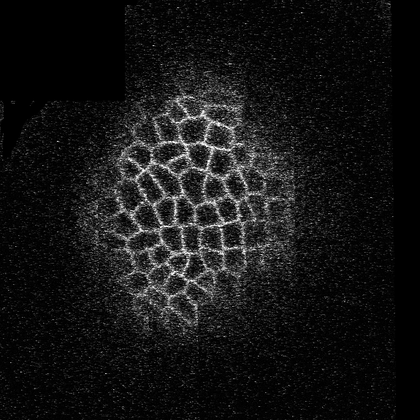
%> input picture modules/PlantcellSegment/test_segment/time1-4,slice1-3.tif, 420 x 420 px, shrunk from 575 x 575 before the run
$ octave --eval "result = watershed_seg(imread('test_segment/time1-4,slice1-3.tif'));"   (GNU Octave 9; MATLAB toolbox functions it lacks are replaced by stand-ins)
%> lines starting %> are read from the running program, lines starting %| are printed output that depends on the picture; in (x1, y1, x2, y2) boxes, pixels count from 0 and x2, y2 are one past the last pixel; in counts of white or black regions, pixels touching at a corner belong together; the program's own positions count from 1
### modules/PlantcellSegment/analyticsGathering.m
function[threshMetrics]= analyticsGathering(input)
% HIT F5 to run this file

%% Read and Normalize the image
% [9 lines of commented-out code are left out]
temp=input;
temp=temp(:,:,1);
im = normalize(temp);
% STEP 2:
% Change the range in which you want to find the threshold. 0.2 to 0.8 is
% decided by research and analysis.
threshRange = [0.02 0.08];
sizeIm = size(im);
Masks = zeros(sizeIm(1),sizeIm(2),1);
threshMetrics=zeros(1,13,4);
% [4 lines of commented-out code are left out]
temp=temp(:,:,1);
    tempIm = normalize(temp);
    gBlurIm = imfilter(tempIm,fspecial('gaussian',[10 10],15));
    count=1;
    for threshold = threshRange(1):0.005:threshRange(2)
        MASK1 = watershed(imhmin(gBlurIm,threshold));
        MASK1 = MASK1==0;
        MASK1 = bwareaopen(MASK1,100);
        MASK1 = double(MASK1);
        [B L] = bwboundaries(MASK1, 'holes');
        [centroid area cellPixelArray] = findCellInfo(B,L);
        centroid=centroid;
        threshMetrics(1,count,:)=[threshold length(area), mean(area), std(area)];
        count=count+1;
    end
% end

%save('threshStudyMetrics', 'threshMetrics');

### modules/PlantcellSegment/normalize.m
function[im] = normalize(im)

if ~strcmp(class(im),'double')
    im = double(im);
end
im = im - min(min(im));
im = im ./  max(max(im));
end

### modules/PlantcellSegment/threshStudy.m
function[thresholdVec]=threshStudy(threshStudyMetrics);
% HIT F5 to run this file
%% Loading the metric - this metric is used to find minimum variance threshold
%load threshStudyMetrics
threshMetrics=threshStudyMetrics;
%%
% set plotTrue = 0 - get only values and no graph
% set plotTrue = 1 - get values as well as graph
numImages = size(threshMetrics,1);
% [16 lines of commented-out code are left out]
l=1;
    b=threshMetrics(l,1:13,4);
    minVar(l)=min(b);
    fVec=find(minVar(l)==b);
    if(length(fVec)>1)
        deltaThresh=mean(fVec)-1;
        thresholdVec(l)=0.02+deltaThresh*0.005;
    else
        thresholdVec(l)=0.02+(fVec-1)*0.005;
    end
% end
%% Print the values
%thresholdVec

### modules/PlantcellSegment/ImProc.m
function[phi]=ImProc(t,input)


%% Read and Normalize the image
extension = '.tif';
imNum=1;
imageToRead = strcat(num2str(imNum),'.tif');
%im = double(imread(imageToRead));
im = double(input);
imageInd = [1 1];
% deltaThresh =
%thresholdVec =[0.0650    0.0725    0.0500    0.0650];
thresholdVec=t;
sizeIm = size(im);
Masks = zeros(sizeIm(1),sizeIm(2),1);
clear BGImages;
for k=imageInd(1):imageInd(2)
    %filename = strcat(num2str(k), extension);
    temp=input;
temp=temp(:,:,1);
    tempIm = normalize(temp);
    BGImages(:,:,k) = tempIm;
    gBlurIm = imfilter(tempIm,fspecial('gaussian',[10 10],15));
    III=imhmin(gBlurIm,thresholdVec);
    [B cellStructureTemp MASK1] = subSegmentation(III);
    numCells(k) = length(B);
    Masks(:,:,k) = MASK1;
    cellStructure(k) = cellStructureTemp;
%     ShowOverlayMask(tempIm,MASK1, k);
    phi(:,:,k) = getPhi(tempIm,MASK1);
%     k
end
% save 'BGImages.mat' BGImages;
% save 'numCells.mat' numCells;
% save 'Masks.mat' Masks;
% save 'cellStructure.mat' cellStructure;
% save 'phi.mat' phi;

### modules/PlantcellSegment/subSegmentation.m
function[B cellStructureTemp MASK1] = subSegmentation(im,k)
    MASK1 = watershed(im);
    MASK1 = MASK1==0;
    MASK1=bwareaopen(MASK1,100);
    MASK1 = double(MASK1);
%     figure, imshow(MASK1);
    [B L] = bwboundaries(MASK1, 'holes');

%     numCells(k) = length(B);
%     Masks(:,:,k) = MASK1;
    [centroid area cellPixelArray] = findCellInfo(B,L);
    cellStructureTemp = struct('centroid', {centroid}, 'area', {area}, 'cellBoundaries',{cellPixelArray}, 'label', {L});
end

### modules/PlantcellSegment/getPhi.m
function[phi] = getPhi(BG,MASK)

    [B,I] = bwboundaries(MASK,'holes');
    phi = zeros(size(BG));
    for k = 2:length(B)
        boundary = B{k};
        phi=getImageFromCell(phi,fliplr(boundary));
    end
end

### modules/PlantcellSegment/findCellInfo.m
function [centroidCell areaCell cellPixelArray] = findCellInfo(B,L)
    for k=2:length(B)
        [r c] = find(L==k);
        centroidCell(k-1,:) = [mean(c) mean(r)];
%         plot(centroid(k-1,1), centroid(k-1,2), 'g.');
        boundary = B{k};
        areaCell(k-1,1) = polyarea(boundary(:,1),boundary(:,2));
        cellPixelArray{k-1} = B(k);
    end
end

### modules/PlantcellSegment/watershed_seg.m
function [phi]=watershed_seg(input)

d=size(input);

if numel(d)==2
    thresh=analyticsGathering(input);
    t=threshStudy(thresh);
    phi(:,:,1,1)=ImProc(t,input);
elseif numel(d)==3
    for i=1:d(3)
        thresh=analyticsGathering(input(:,:,i));
        t=threshStudy(thresh);
        phi(:,:,i,1)=ImProc(t,input(:,:,i));
    end
else
    for i=1:d(3)
        for j=1:d(4)
            thresh=analyticsGathering(input(:,:,i,j));
            t=threshStudy(thresh);
            phi(:,:,i,j)=ImProc(t,input(:,:,i,j));
        end
    end
end
%> in analyticsGathering, temp is the input picture: size 420x420 uint8; min 0, max 255, mean 21
%> in analyticsGathering, `gBlurIm = imfilter(tempIm,fspecial('gaussian',[10 10],15));`:
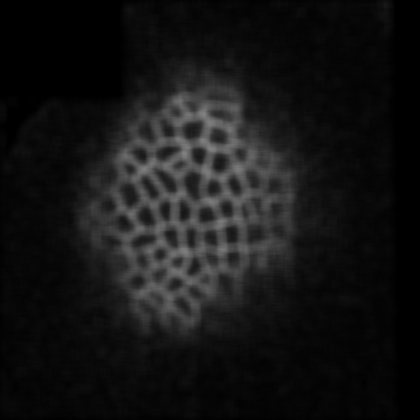
%> gBlurIm: size 420x420 double; min 0, max 0.519, mean 0.0822
%> the loop in analyticsGathering, `for threshold = threshRange(1):0.005:threshRange(2)` made 13 passes
%> B on passes 4 to 13: 57 boundaries, 56 boundaries, 54 boundaries, 52 boundaries, 51 boundaries, 51 boundaries, 51 boundaries, 49 boundaries, 46 boundaries, 45 boundaries
%> pass 1, in analyticsGathering, `MASK1 = watershed(imhmin(gBlurIm,threshold));`:
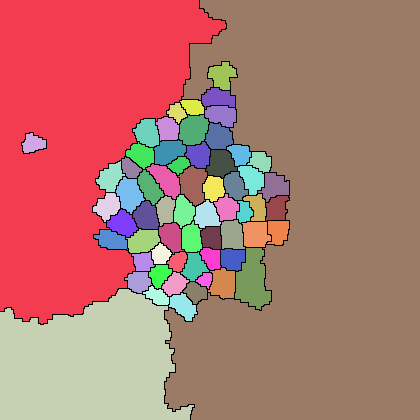
%> MASK1: size 420x420 uint8; 64 distinct labels, from 0 to 63; one colour per label, 0 black
%> pass 1, in analyticsGathering, `MASK1 = MASK1==0;`:
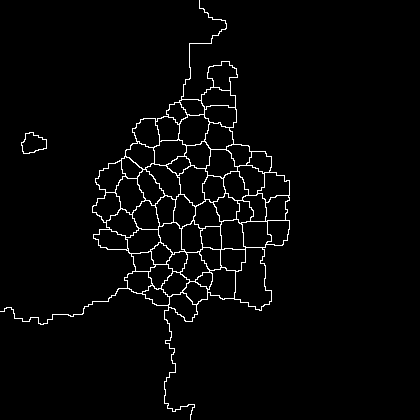
%> MASK1: size 420x420 logical; 2.5% white in thin lines or dots, all inside (x1, y1, x2, y2) = (0, 0, 290, 420)
%> after the loop in analyticsGathering, `for threshold = threshRange(1):0.005:threshRange(2)`: count = 14
%> in threshStudy, `b=threshMetrics(l,1:13,4);`: b = [177.3 129.1 129.1 128 129.1 130.8 121.2 120.5 120.5 120.5 138.5 136.5 136.7]
%> in threshStudy, `fVec=find(minVar(l)==b);`: fVec = [8 9 10]
%> in threshStudy, `deltaThresh=mean(fVec)-1;`: deltaThresh = 8
%> in watershed_seg, `t=threshStudy(thresh);`: t = 0.06
%> the loop in ImProc, `for k=imageInd(1):imageInd(2)` made 1 pass
%> pass 1, in subSegmentation, `MASK1 = watershed(im);`:
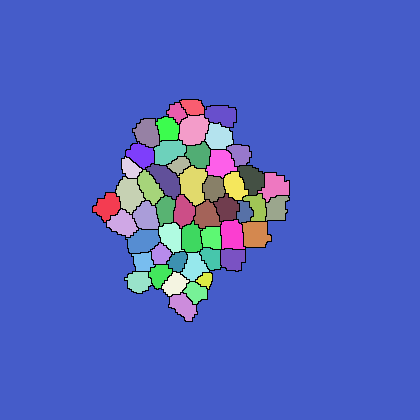
%> MASK1: size 420x420 uint8; 52 distinct labels, from 0 to 51; one colour per label, 0 black
%> pass 1, in subSegmentation, `MASK1 = MASK1==0;`:
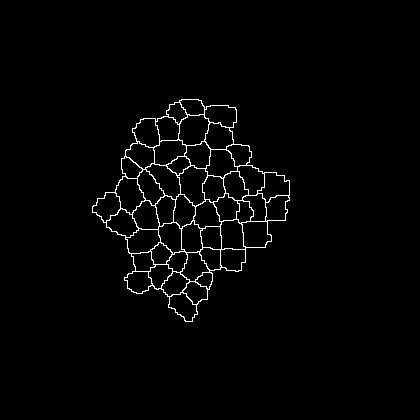
%> MASK1: size 420x420 logical; 1.8% white in thin lines or dots, all inside (x1, y1, x2, y2) = (92, 99, 290, 322)
%> after the loop in ImProc, `for k=imageInd(1):imageInd(2)`:
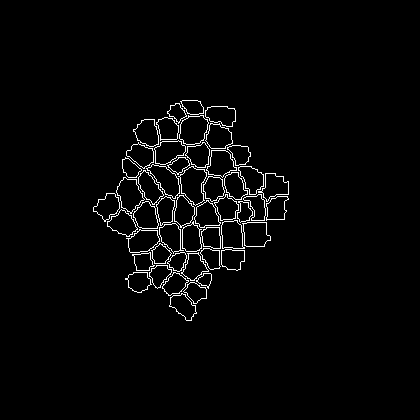
%> phi: size 420x420 double; values 0 (black) and 1 (white), 2.3% white in thin lines or dots, all inside (x1, y1, x2, y2) = (93, 100, 289, 321)
